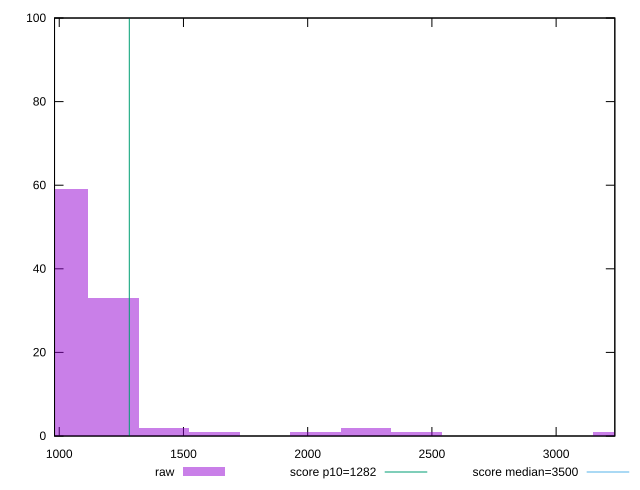

The gnuplot source for this figure:
reset

$raw <<EOF
1219.3456378653837 33
1016.1213648878197 59
3251.588367641023 1
2438.6912757307673 1
2235.4670027532034 2
2032.2427297756394 1
1422.5699108429476 2
1625.7941838205115 1
EOF

set key outside below
set boxwidth 203.22427297756394
set xrange [981.0240000000006:3236.2599999999984]
set yrange [0:100]
set trange [0:100]
set style fill transparent solid 0.5 noborder

set parametric
set terminal svg size 640, 490 enhanced background rgb 'white'
set output "reprap/bootup-time/samples/pages+cached/raw/histogram.svg"

plot $raw title "raw" with boxes, \
     1282,t title "score p10=1282", \
     3500,t title "score median=3500"

reset
